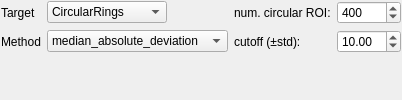
           <widget class="QWidget" name="tab_5">
            <attribute name="title">
             <string>Outlier</string>
            </attribute>
            <layout class="QGridLayout" name="gridLayout_14">
             <property name="leftMargin">
              <number>1</number>
             </property>
             <property name="topMargin">
              <number>1</number>
             </property>
             <property name="rightMargin">
              <number>1</number>
             </property>
             <property name="bottomMargin">
              <number>1</number>
             </property>
             <item row="0" column="0">
              <layout class="QGridLayout" name="gridLayout_13">
               <item row="0" column="3">
                <widget class="QLabel" name="label_outlier_target_info">
                 <property name="text">
                  <string>num. circular ROI:</string>
                 </property>
                </widget>
               </item>
               <item row="1" column="3" rowspan="2">
                <widget class="QLabel" name="label_15">
                 <property name="text">
                  <string>cutoff (±std):</string>
                 </property>
                </widget>
               </item>
               <item row="1" column="4" rowspan="2">
                <widget class="QDoubleSpinBox" name="outlier_cutoff">
                 <property name="sizePolicy">
                  <sizepolicy hsizetype="Fixed" vsizetype="Fixed">
                   <horstretch>0</horstretch>
                   <verstretch>0</verstretch>
                  </sizepolicy>
                 </property>
                 <property name="maximum">
                  <double>999.000000000000000</double>
                 </property>
                 <property name="singleStep">
                  <double>0.100000000000000</double>
                 </property>
                 <property name="value">
                  <double>10.000000000000000</double>
                 </property>
                </widget>
               </item>
               <item row="1" column="0" rowspan="2">
                <widget class="QLabel" name="label_44">
                 <property name="text">
                  <string>Method</string>
                 </property>
                </widget>
               </item>
               <item row="0" column="0">
                <widget class="QLabel" name="label_4">
                 <property name="text">
                  <string>Target</string>
                 </property>
                </widget>
               </item>
               <item row="0" column="4">
                <widget class="QSpinBox" name="outlier_num_roi">
                 <property name="maximum">
                  <number>2000</number>
                 </property>
                 <property name="value">
                  <number>400</number>
                 </property>
                </widget>
               </item>
               <item row="0" column="1" colspan="2">
                <widget class="QComboBox" name="comboBox_outlier_target">
                 <property name="sizePolicy">
                  <sizepolicy hsizetype="Fixed" vsizetype="Fixed">
                   <horstretch>0</horstretch>
                   <verstretch>0</verstretch>
                  </sizepolicy>
                 </property>
                 <property name="minimumSize">
                  <size>
                   <width>120</width>
                   <height>0</height>
                  </size>
                 </property>
                 <item>
                  <property name="text">
                   <string>CircularRings</string>
                  </property>
                 </item>
                 <item>
                  <property name="text">
                   <string>AdjacentPixels</string>
                  </property>
                 </item>
                </widget>
               </item>
               <item row="1" column="1" rowspan="2" colspan="2">
                <widget class="QComboBox" name="comboBox_outlier_method">
                 <item>
                  <property name="text">
                   <string>median_absolute_deviation</string>
                  </property>
                 </item>
                 <item>
                  <property name="text">
                   <string>percentile</string>
                  </property>
                 </item>
                </widget>
               </item>
              </layout>
             </item>
             <item row="2" column="0">
              <widget class="PlotWidget" name="mask_outlier_hdl" native="true">
               <property name="sizePolicy">
                <sizepolicy hsizetype="Expanding" vsizetype="Expanding">
                 <horstretch>0</horstretch>
                 <verstretch>0</verstretch>
                </sizepolicy>
               </property>
               <property name="minimumSize">
                <size>
                 <width>0</width>
                 <height>0</height>
                </size>
               </property>
              </widget>
             </item>
            </layout>
           </widget>
